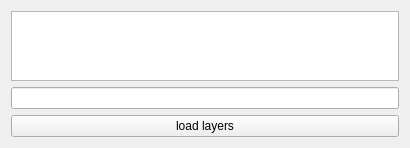
<?xml version="1.0" encoding="UTF-8"?>
<ui version="4.0">
 <class>Form</class>
 <widget class="QWidget" name="Form">
  <property name="geometry">
   <rect>
    <x>0</x>
    <y>0</y>
    <width>410</width>
    <height>148</height>
   </rect>
  </property>
  <property name="windowTitle">
   <string notr="true">Form</string>
  </property>
  <layout class="QVBoxLayout" name="verticalLayout">
   <item>
    <widget class="QTableView" name="tableView"/>
   </item>
   <item>
    <layout class="QHBoxLayout" name="horizontalLayout">
     <item>
      <widget class="QLineEdit" name="LineEditFormula">
       <property name="sizePolicy">
        <sizepolicy hsizetype="Expanding" vsizetype="Preferred">
         <horstretch>0</horstretch>
         <verstretch>0</verstretch>
        </sizepolicy>
       </property>
      </widget>
     </item>
    </layout>
   </item>
   <item>
    <widget class="QPushButton" name="populate">
     <property name="text">
      <string>load layers</string>
     </property>
    </widget>
   </item>
  </layout>
 </widget>
 <resources/>
 <connections/>
</ui>
